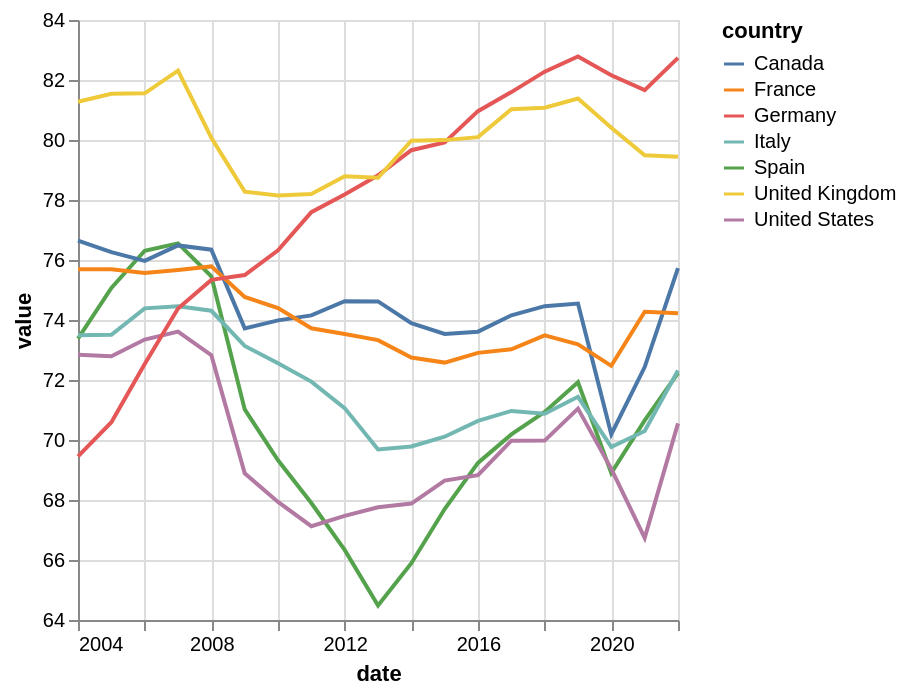

Specify this chart in Vega-Lite:
### Vega-Lite specification from a JSON file in a GitHub repository (floating-point values rounded to 4 significant figures; data arrays with more than 128 entries replaced by an {"elided": "..."} marker saying what was removed)
{"config": {"view": {"continuousWidth": 300, "continuousHeight": 300}}, "data": {"name": "data-f9ea6b4b75103a8661411d2f2a4b8798"}, "mark": {"type": "line"}, "encoding": {"color": {"field": "country", "type": "nominal"}, "x": {"field": "date", "type": "temporal"}, "y": {"field": "value", "scale": {"zero": false}, "type": "quantitative"}}, "$schema": "https://vega.github.io/schema/vega-lite/v5.16.3.json", "datasets": {"data-f9ea6b4b75103a8661411d2f2a4b8798": {"elided": "133 records"}}}
